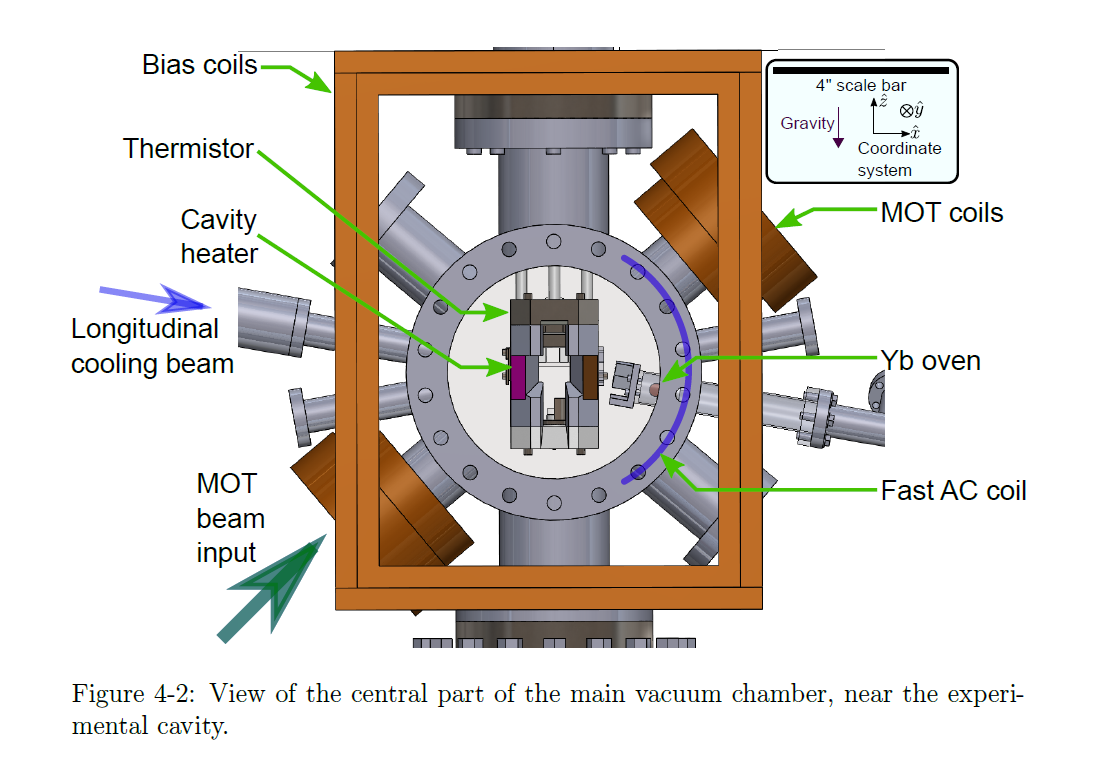
#> input picture connection_functions/imgs/chamber.png, 1103 x 778 px; its folder holds only this picture in this run
$ python -i multiprocess_fit_functions.py   (imports and definitions only)
#> lines starting #> are read from the running program, lines starting #| are printed output that depends on the picture
import numpy as np
import math
from scipy.optimize import minimize, least_squares, differential_evolution, leastsq
from sklearn.cluster import AgglomerativeClustering
import random

import matplotlib.pyplot as plt

DEBUG = False

def square(list):
    return [i ** 2 for i in list]

# [215 lines left out: functions lorentzian, residuals_of_lorentzian, fit_single_cavity_peak, rabi_splitting_transmission, residuals_of_rabi_splitting_transmission, chi_2 and 1 more, not called in this run]


def find_peaks(photon_frequencies, eps, clusterSize_ratio_cutoff = 15, DEBUG = False):
	'''
	Cluster data to find the two peaks. It then test if there are 2 peaks or most likely just one.

	photon_frequencies : frequencies of photons detected. They must be sorted
	eps :  is a parameter defining the distance between points in a cluster, ideally (kappa gamma)/2
	'''
	if DEBUG :
		print('eps = ',eps)
		print('diffMin', np.min(photon_frequencies[1:]-photon_frequencies[0:-1]))

	#some preparation
	clusters = [];
	curr_photon = photon_frequencies[0]
	curr_cluster = [curr_photon]
	for point in photon_frequencies[1:]:
		if point <= curr_photon + eps:
			curr_cluster.append(point)
		else:
			clusters.append(curr_cluster)
			curr_cluster = [point]
		curr_photon = point
	clusters.append(curr_cluster)
	clusters.sort(key = len)

	# we test here whether we have one peak or peaks
	testPeaks = np.abs(np.mean(photon_frequencies) - np.mean(clusters[-1]))
	if len(clusters)>1:
		ratio_of_clustersizes = len(clusters[-1])/len(clusters[-2])
	else:
		ratio_of_clustersizes = 2*clusterSize_ratio_cutoff

	if DEBUG: print("Clusters Siye Ratio :  ", ratio_of_clustersizes)

	if testPeaks < eps/4 or ratio_of_clustersizes > clusterSize_ratio_cutoff:
		if DEBUG: print('we have one peak!')
		return clusters[-1], 0
	else:
		if DEBUG: print('we have 2 peaks!')
		dist_peaks = np.abs(np.median(clusters[-2])-np.median(clusters[-1]))
		selected_photons = clusters[-2]+clusters[-1]
		selected_photons.sort()
		return np.array(selected_photons), dist_peaks

# [119 lines left out: functions calculate_histogram, square_distribution, return_moments, logLikelihood_rabi_splitting_transmission, logLikelihood_empty_cavity_transmission, fit_single_cavity_peak_MLE, not called in this run]

def fit_rabi_splitting_transmission_MLE(data, bnds={"fatom_range":(0,50), "fcavity_range":(0,50), "Neta_range":(0,20000)}, param_error = 'off', bs_repetition = 25, data_globals=None, bin_interval=0.2, DEBUG = False):
	'''
	Fits the Rabi Splitting in a scan experiment with Maximum Likelihood Estimator (MLE). Returns the Neta.

	output = fit_rabi_splitting_transmission_MLE(data,bnds,param_error,bs_repetition)


	data			: list of frequencies of detected photons. They are obtained from photons arrival times.
	bnds			: dictionary specifying parameters's ranges (fatoms, fcavity, Neta)

	param_error  		: if turned on, the function estimates parameters error by bootstrapping the data
	bs_repetition	: specify how many bootstrapped datasample are we analyzing to perform statistics on fit

	output			: tuple with a MLE result as first element; it is a 3 elements ndarray reporting (fatoms, fcavity, Neta).
	      				  When param_error='on' the output tuple contains the covariance matrix of the fitted parameters as second element. The second element is absent if param_error='off'.


	frequency unit: MHz

	We first scan a coars grid of params to get nice initial condition for maximizing the LogLikelihood function.

	## Why we used bootstrapping method

	The presence of bounds in fit parameters significantly increments the complexity in estimating uncertainties and correlations. This is due to the fact that it bacomes hard (if not impossible) to correctly calculate the Hessian matrix in the presence of bounds.
	Therefore, to estimate the covariance matrix of the fitted parameters, we bootstrap the data (bootsrapping method). This allows us to estimate fit parameters and the experimental covariance matrix without computing Hessians or Jacobian.


	### What is bootstrapping?

	Bootstrapping is a method widely used in statistics. Bootstrapping is any test or metric that uses random sampling with replacement (e.g. mimicking the sampling process). This technique allows estimation of the sampling distribution of almost any statistic using random sampling methods.

	The idea is to create a set of n "measurements" sampled from data with the same statistical properties as the data itself. We then perform the MLE fit to each of these n resampled data. Finally, we can extract mean values for the fit parameters and the experimental covariance matrix.

	For deatails, see : https://en.wikipedia.org/wiki/Bootstrapping_%28statistics%29

	`bin_interval` : It is used to calculate chi_square. To do so, we bin the data and get the resulting histogram, we let our model have the same integral as the histogram_data (sum of all bars area -> amp*bin:interval), and calcuate chi_square yield by the difference between histograms and model. It is also used to get an amplitude estimation for plotting data and fit.

	## To dos

	[] set the eps parameter as being dependent on the photon number. (With np->inf, we have a single cluster)
	[] Fix f_cavity when needed
	'''
	try:
		if DEBUG: print("Globals imported successfully during MLE Fit")
	except:
		print("Failed Importing Globals during MLE fit ")

	# define some fixed value.
	# Try to get values from globals. If globals is missing, it will use some preset value.
	try:
		kappa_loc = data_globals['exp_cavity_kappa']*0.001 # 0.001 becasue in globals this is specified in kHz
	except:
		kappa_loc = 0.530
		print("Failed getting kappa from globals.")

	try:
		gamma_loc = data_globals['green_gamma']*0.001  # 0.001 becasue in globals this is specified in kHz
	except:
		gamma_loc = 0.184

	try:
		fix_fatom = data_globals['fix_f_atoms']
	except:
		fix_fatom = True
		print("Failed getting fix_f_atoms from globals.")


	try: #not yet correct
		dark_counts = data_globals['dark_counts']*data_globals['empty_cavity_sweep_duration']*0.01
	except:
		dark_counts = 120*0.1


	# if DEBUG: print("set Dark counts :", dark_counts)

	# extract some parameter
	Neta_range   	= bnds["Neta_range"]
	fatom_range  	= bnds["fatom_range"]
	fcavity_range	= bnds["fcavity_range"]


	#We use a clustering algorithm (Agglomeration Clustering) to find the two peaks, do some extra test to check if the peaks are 2 or just 1.

	eps = (kappa_loc*gamma_loc)**(0.5)/2
	data, dist_peaks = find_peaks(photon_frequencies=data, eps=eps)

	#remove data from wings very far away. This photons are either dark counts or carry very low Fisher information.
	#if len(data)>20 : data =  data[round(len(data)*0.00) : round(len(data)*0.96)]

	# guess initial parameters, to fix the parameters, set the relative params_range to 0
	#estimate initial parameters

	distribution, frequency_axis = calculate_histogram(
		photon_frequencies=data,
		frequency_range=(data[0], data[-1]),
		bin_width=bin_interval
		)

	Neta_guess = dist_peaks**2/(kappa_loc*gamma_loc)

	POWER = 2
	distribution = square_distribution(distribution,frequency_axis[:-1],POWER)
	skew, var, mean = return_moments(distribution,frequency_axis[:-1])

	diff_cavity_atoms = -(skew/var)/2.5;
	fcavity_guess = mean
	if fix_fatom :
		# check if we have a fixed f_atoms
		try:
			fatoms_guess = data_globals['f_atoms']
		except:
			fatoms_guess = 15.6
	else:
		fatoms_guess = fcavity_guess-diff_cavity_atoms

	# guess initial parameters, to fix the parameters, set the relative params_range to 0
	## check if guesses are in the set ranges, if not redefine the guesses

	try:
		if fcavity_guess < fcavity_range[0] or fcavity_guess > fcavity_range[1]:
			fcavity_guess = np.mean(fcavity_range)
	except:
		pass
	print("Initial Neta_guess FUG: ",Neta_guess)

	try:
		if fatoms_guess < fatom_range[0] or fatoms_guess > fatom_range[1]:
			fatoms_guess = np.mean(fatom_range)
	except Exception as e:
		print("fatoms_guess failed. Error:", e)
	try:
		if Neta_guess < Neta_range[0] or Neta_guess > Neta_range[1]:
			Neta_guess = np.mean(Neta_range)
	except:
		pass

	# Set coarse parameter's grid. Need to find a location near around the global minimum (or floal MaxLL)
	if Neta_guess > 0 :	Neta_gridpoints = np.arange(Neta_guess*0.99, Neta_guess*1.01, Neta_guess/10)
	if fix_fatom:
		if DEBUG : print('FREQ ATOMS FIXED')
		fatom_gridpoints = np.array([fatoms_guess])
	else:
		if DEBUG : print('FREQ ATOMS NOT FIXED !!!')
		fatom_gridpoints = np.arange(fatoms_guess-2., fatoms_guess+2., .25)
	fcav_gridpoints = np.arange(fcavity_guess-1, fcavity_guess+1.5, .25)

	if Neta_guess > 10:
		grid_scan=0
		for Neta_grid in Neta_gridpoints:
			for fcav_grid in fcav_gridpoints:
				for fatoms_grid in fatom_gridpoints:
					try:
						init_guess_loc = (fatoms_grid,fcav_grid, Neta_grid, gamma_loc, kappa_loc, dark_counts)
						LL_tot_loc=logLikelihood_rabi_splitting_transmission(init_guess_loc, data)
						if grid_scan>LL_tot_loc:
							if DEBUG: print("Temporary Min of -LL:", LL_tot_loc)
							grid_scan = LL_tot_loc
							init_guess = init_guess_loc
					except Exception as e:
						init_guess = (fatoms_guess, fcavity_guess, Neta_guess, gamma_loc, kappa_loc, dark_counts)
						print("----- Fucked up getting init_guess from grid. Error :",e)
		bnds_list = ((init_guess[0]-.7, init_guess[0]+.7), (init_guess[1]-.25,init_guess[1]+.25), (init_guess[2]*(1-1/5),init_guess[2]*(1+1/5)), (gamma_loc-0.001,gamma_loc+0.001),( kappa_loc-0.001, kappa_loc+0.001), (0, 0.00001*dark_counts))
	else:
		grid_scan=0
		fatom_guess = fcavity_guess
		for Neta_grid in np.arange(0, 20, 5):
			for fcav_grid in np.arange(fcavity_guess-.2, fcavity_guess+.2, .1):
				for fatoms_grid in np.arange(fatoms_guess-0.2, fatoms_guess+.2, .1):
					try:
						init_guess_loc = (fatoms_grid,fcav_grid, Neta_grid, gamma_loc, kappa_loc, dark_counts)
						LL_tot_loc=logLikelihood_rabi_splitting_transmission(init_guess_loc, data)
						if grid_scan>LL_tot_loc:
							if DEBUG: print("Temporary Min of -LL:", LL_tot_loc)
							grid_scan = LL_tot_loc
							init_guess = init_guess_loc
					except Exception as e:
						init_guess = (fatoms_guess, fcavity_guess, Neta_guess, gamma_loc, kappa_loc, dark_counts)
						print("----- Fucked up getting init_guess from grid. Error :",e)
		bnds_list = ((init_guess[0]-.2, init_guess[0]+.2), (init_guess[1]-.25,init_guess[1]+.25), (init_guess[2]*(1-1/5),init_guess[2]*(1+1/5)), (gamma_loc-0.001,gamma_loc+0.001),( kappa_loc-0.001, kappa_loc+0.001), (0, 0.00001*dark_counts))

		# init_guess = (fatoms_guess, fcavity_guess, Neta_guess, gamma_loc, kappa_loc, dark_counts)
		# bnds_list = (fatom_range, fcavity_range, Neta_range, (gamma_loc-0.001,gamma_loc+0.001),( kappa_loc-0.001, kappa_loc+0.001), (0, 0.0001*dark_counts))
	#fit

	if param_error == 'on':
		# bootstrap the data and perform MLE fit for all databs. Then do statistics of bootstrapped results
		# This method may be slow. It can be improved in speed by implementing Hessian matrix calculations, however it may be tricky because of bounds.
		bs_list=[]
		for i in np.arange(bs_repetition):
			data_bs = random.choices(data,k=len(data))
			out=minimize(logLikelihood_rabi_splitting_transmission, init_guess,args=data_bs, bounds=bnds_list, tol=0.001)
			bs_list.append(out.x)
		best_param= np.mean(np.transpose(bs_list),1)
		cov = np.sqrt(np.transpose(bs_list)) # Covariance matrix

		#bin the data
		#bin_interval=0.2
		(hist, bin_edges) = np.histogram(
			data,
			bins=np.arange(data[0]-1,data[-1]+1, bin_interval)
			)
		bin_centers=bin_edges[:-1]+bin_interval/2

		amp_guess = [sum(hist)/0.6*bin_interval]

		y_model = [amp_guess[0]*rabi_splitting_transmission(x, best_param[0], best_param[1], best_param[2], best_param[3], best_param[4], 0) for x in bin_centers]
		y = hist

		chi_sq = chi_2(y, y_model)

		best_param = {"fatom" : best_param[0], "fcavity" : best_param[1], "Neta": best_param[2],  "gamma" : best_param[3], "kappa" : best_param[4], "dark_counts" : best_param[5], 'amplitude':amp_guess,'covariance' : cov,"chi_square" : chi_sq, "number_of_detected_photons" : len(data), "Neta_guess" : Neta_guess} # gamma and kappa are not fit parameters!
		return best_param

	elif param_error == 'off':
		out = minimize(logLikelihood_rabi_splitting_transmission, init_guess,args=data,bounds=bnds_list)
		best_param = out.x

		# Get the chi_2
		#bin the data
		(hist, bin_edges) = np.histogram(
			data,
			bins=np.arange(data[0]-1,data[-1]+1, bin_interval)
			)
		bin_centers=bin_edges[:-1]+bin_interval/2

		amp_guess = sum(hist)/0.6*bin_interval

		y_model = [amp_guess*rabi_splitting_transmission(x, best_param[0], best_param[1], best_param[2], best_param[3], best_param[4], 0) for x in bin_centers]
		y = hist

		chi_sq = chi_2(y, y_model)

		return {"fatom": best_param[0], "fcavity" : best_param[1], "Neta": best_param[2], "gamma" : best_param[3], "kappa" : best_param[4], "dark_counts" : best_param[5],"amplitude" : amp_guess, "chi_square" : chi_sq, "number_of_detected_photons" : len(data), "Neta_guess" : Neta_guess }
	else :
		return('incorrect param_error specification')


# [204 lines left out: function fit_rabi_splitting_transmission_MLE_OLD, not called in this run]

>>> import cv2
>>> picture = cv2.imread('../../connection_functions/imgs/chamber.png', cv2.IMREAD_GRAYSCALE)
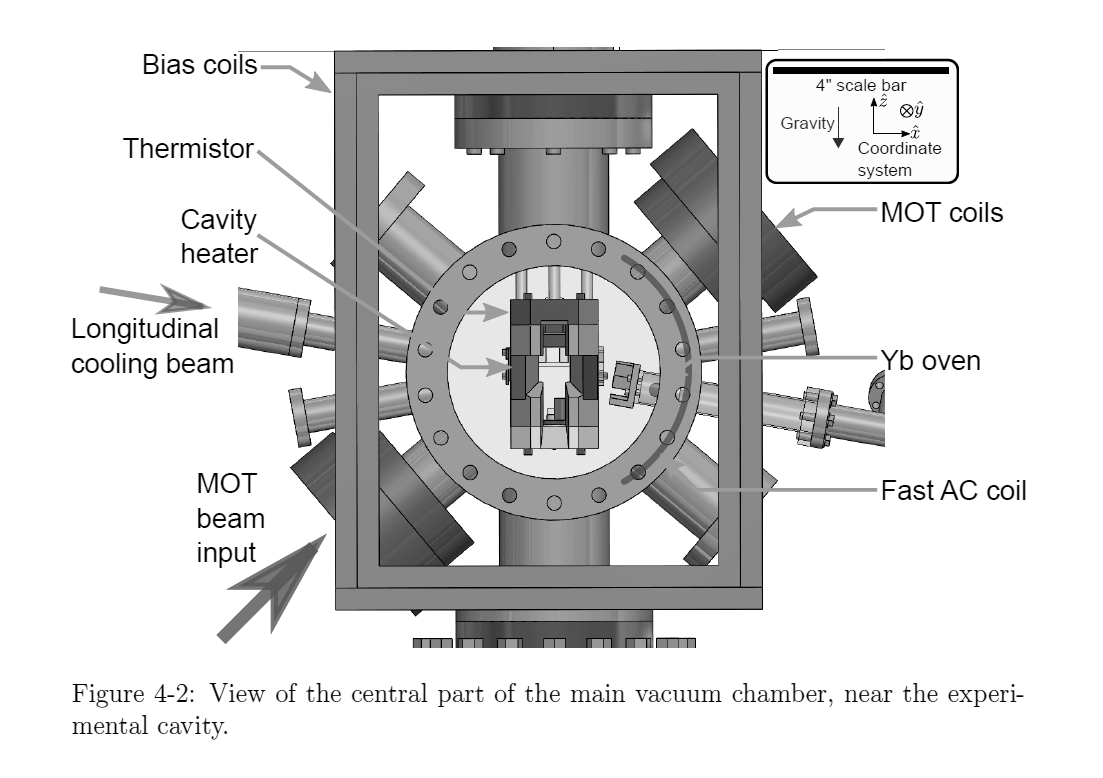
#> picture: shape (778, 1103); min 0, max 255, mean 216.2
>>> result = fit_rabi_splitting_transmission_MLE(picture)
#> in fit_rabi_splitting_transmission_MLE, `Neta_range   	= bnds["Neta_range"]`: Neta_range = (0, 20000)
#> in fit_rabi_splitting_transmission_MLE, `fatom_range  	= bnds["fatom_range"]`: fatom_range = (0, 50)
#> in find_peaks, `curr_photon = photon_frequencies[0]`: curr_photon = 1103 values from 255 to 255
#> the loop in find_peaks, `for point in photon_frequencies[1:]:` made 1 pass
#> after the loop in find_peaks, `for point in photon_frequencies[1:]:`: clusters = []
#> (the run stopped early here; a loop or call above may not have finished)

$ run again, on connection_functions/imgs/mot_path.png
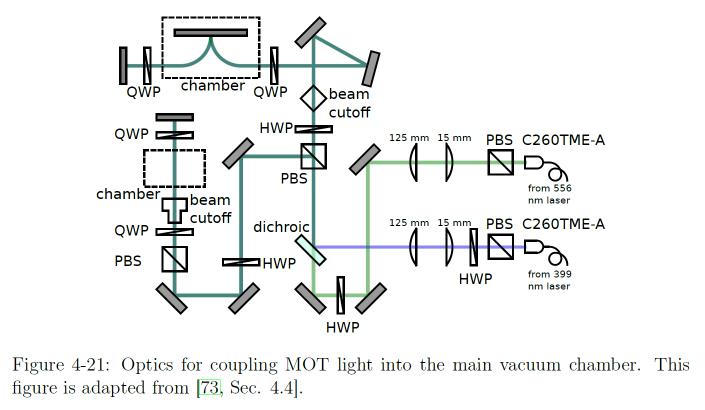
#> input picture connection_functions/imgs/mot_path.png, 1409 x 820 px (shown at 1/2 size)
#> `picture = cv2.imread('../../connection_functions/imgs/chamber.png', cv..`:
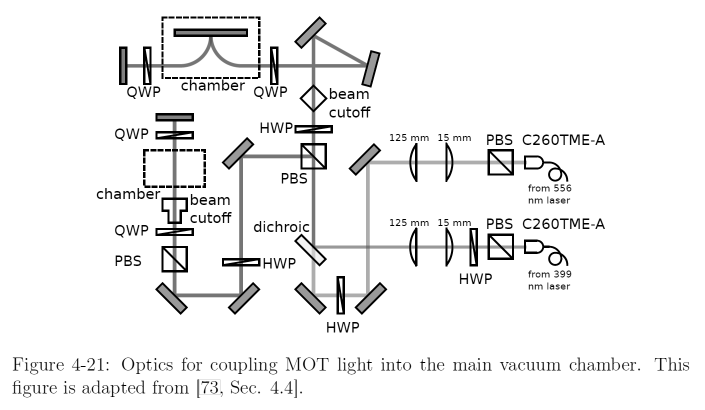
#> picture: shape (820, 1409) (shown at 1/2 size); min 0, max 255, mean 240.3
#> Neta_range = (0, 20000)
#> fatom_range = (0, 50)
#> curr_photon = 1409 values from 255 to 255
#> the loop in find_peaks, `for point in photon_frequencies[1:]:` made 1 pass
#> after the loop in find_peaks, `for point in photon_frequencies[1:]:`: clusters = []
